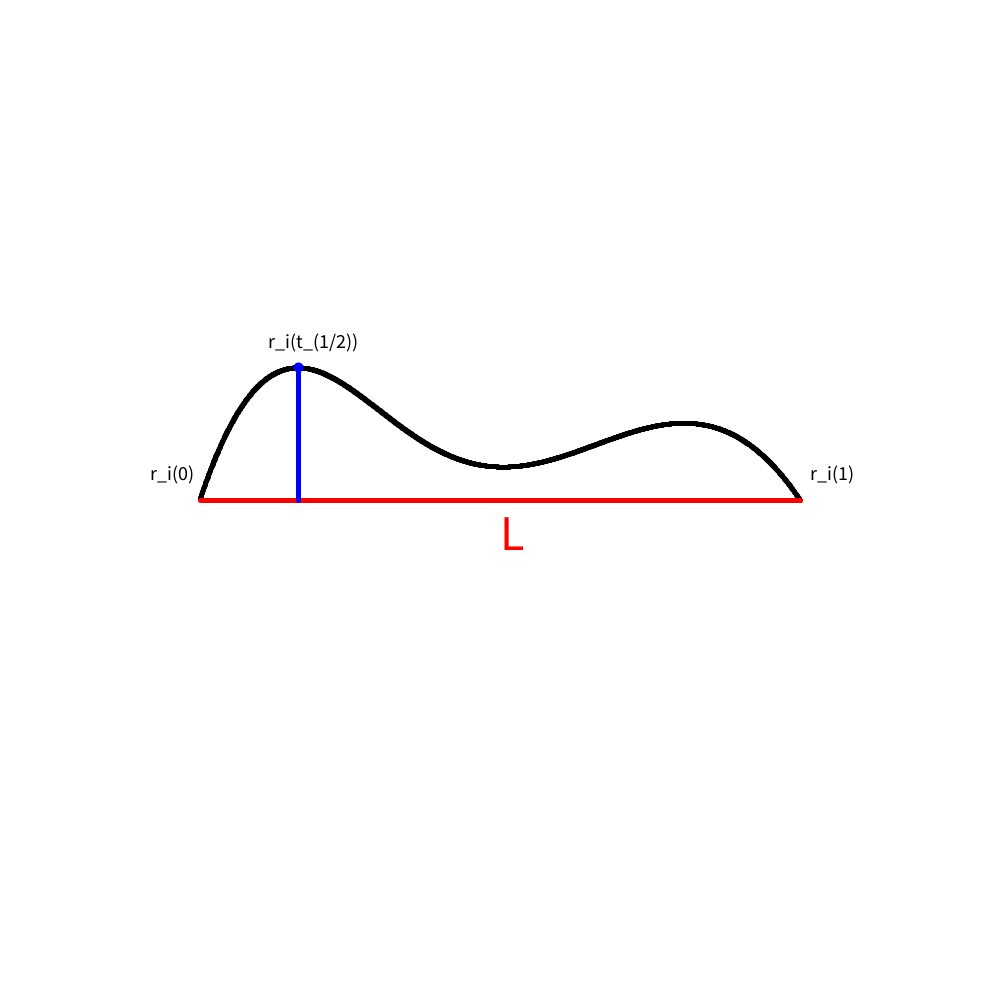
Frame 1 (no input)
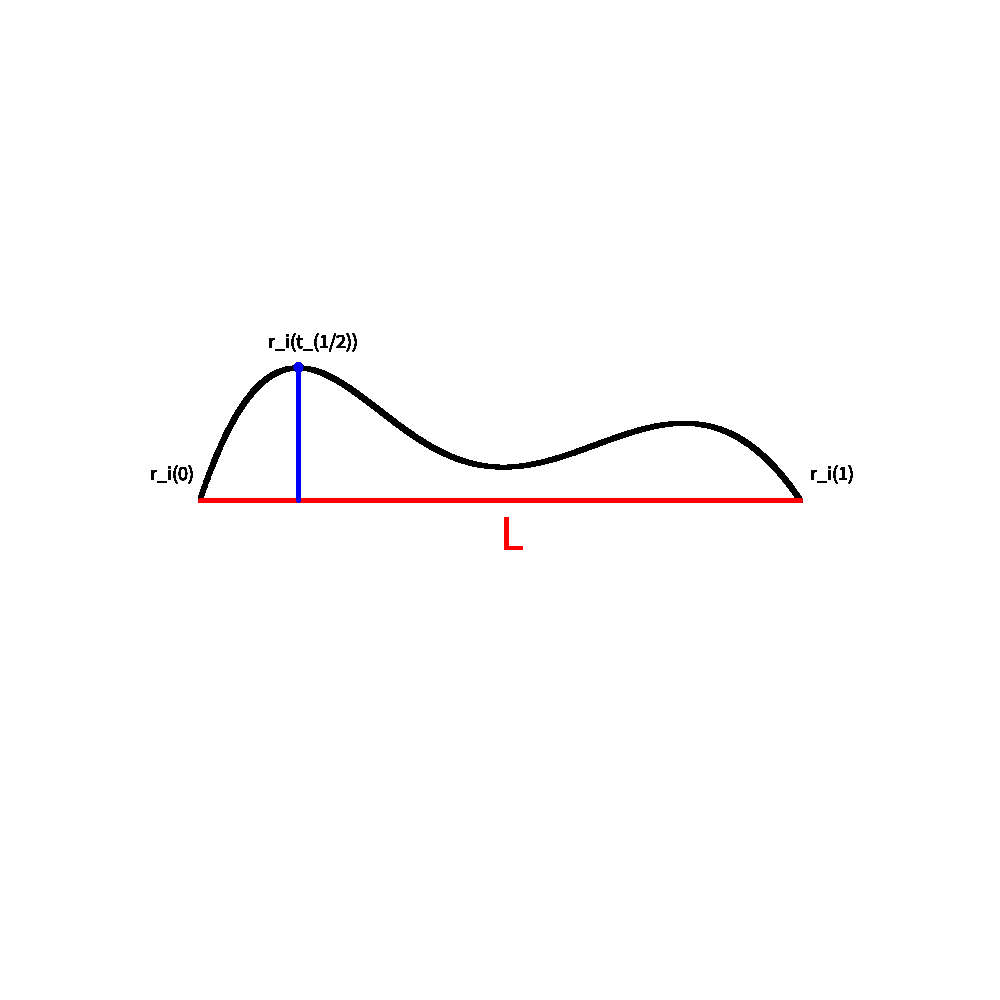
Frame 60 (the mouse pressed at the canvas centre just before this capture)
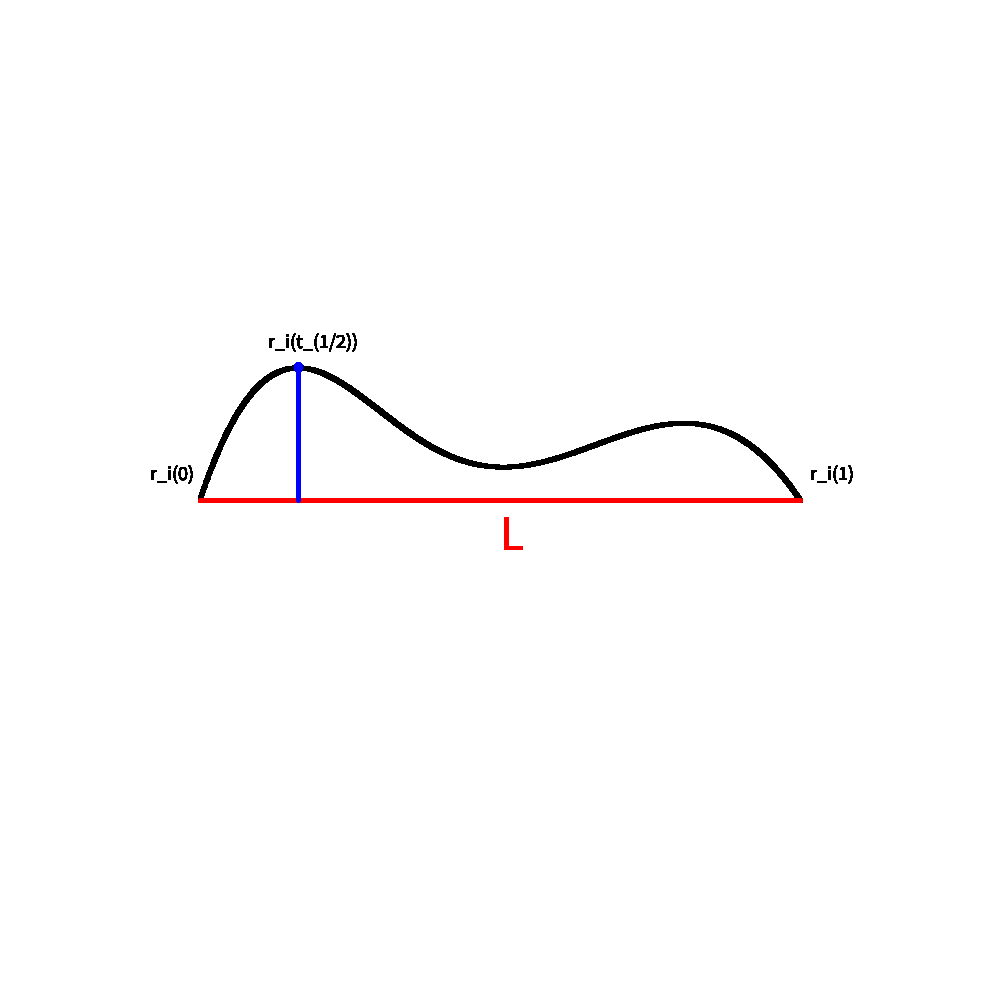
Frame 120 (the mouse held since frame 60 and released just before this capture)

The Processing sketch that drew these frames (run headless with seeded random() and noise(); from frame 60 on, the mouse is pressed at the canvas centre):

// Processing sketch: sketch_middle
// ── sketch_middle.pde
float t,move=0,app=0.0001;
float[] M=  new float[100];
float[][] H = new float[1000][1000];
float maxmin,min;
float[] A = new float[6];
float ceta,pi;
float maxt=0,maxx,maxy=1000;
void setup()
{
  size(1000,1000);
  background(255);
}
void draw()
{
    Bezier2D(200,500,350,50,450,900,600,200,800,500,1);
    stroke(255,0,0);
    line(200,500,800,500);
    fill(255,0,0);
    textSize(50);
    text("L",500,550);
    stroke(0,0,255);
    strokeWeight(10);
    point(maxx,maxy);
    fill(0,0,0);
    textSize(20);
    text("r_i(t_(1/2))",maxx-30,maxy-20);
    strokeWeight(5);
    line(maxx,maxy,maxx,500);
}
void Bezier2D(float x0,float y0,float x1,float y1,float x2,float y2,float x3,float y3,float x4,float y4,float num)
{
  strokeWeight(6);
  stroke(0);
  //point(x0,y0);
  fill(0,0,0);
  textSize(20);
  text("r_i(0)",x0-50,y0-20);
  //text((int)num,x0+45,y0-20);
  //point(x1,y1);
  fill(0,0,0);
  textSize(20);
  //text("P1",x1+10,y1-20);
  //text(( int)num,x1+45,y1-20);
  //point(x2,y2);
  fill(0,0,0);
  textSize(20);
  //text("P2",x2+10,y2-20);
  //text((int)num,x2+45,y2-20);
  //point(x3,y3);
  fill(0,0,0);
  textSize(20);
  //text("P3",x3+10,y3-20);
  //text((int)num,x3+45,y3-20);
  //point(x4,y4);
  fill(0,0,0);
  textSize(20);
  text("r_i(1)",x4+10,y4-20);
  //text((int)num,x4+45,y4-20);
  float z,w,t=0;
  int o=0;
  for(t=0;t<=1;t+=0.0005)
  {
    z=t*t*t*t*x0+4*t*t*t*(1-t)*x1+6*t*t*(1-t)*(1-t)*x2+4*t*(1-t)*(1-t)*(1-t)*x3+(1-t)*(1-t)*(1-t)*(1-t)*x4;
    w=t*t*t*t*y0+4*t*t*t*(1-t)*y1+6*t*t*(1-t)*(1-t)*y2+4*t*(1-t)*(1-t)*(1-t)*y3+(1-t)*(1-t)*(1-t)*(1-t)*y4;
    if(w<=maxy)
    {
      maxt=t;
      maxx=z;
      maxy=w;
    }
    stroke(0,0,0);
    strokeWeight(5);
    point(z,w);
    o+=1;
  }
}
